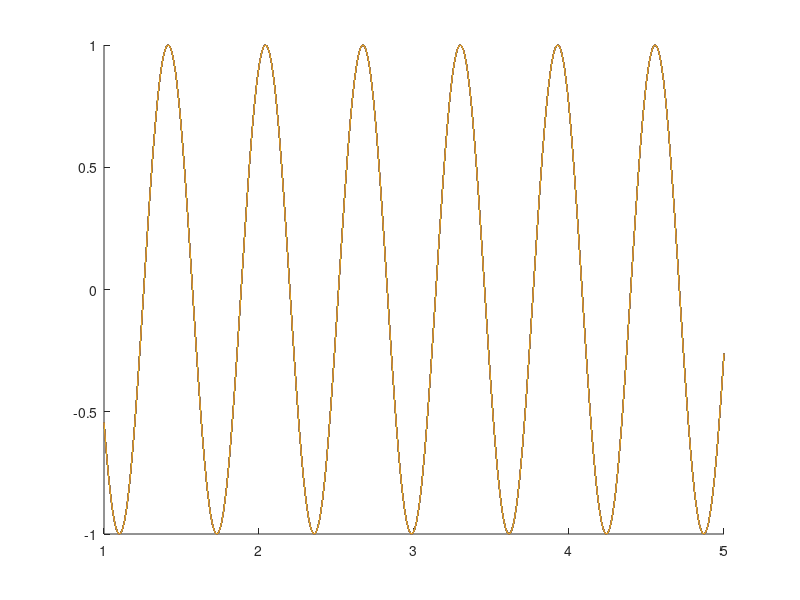

Write MATLAB code to recreate this figure.
%1
str1 = 'Тимофеев Сергей 570 100 203';
disp(['Строка:',str1])
disp('Задание 1. Количество символов в строке кроме пробелов')
k = sum(str1 ~= ' ');
srt1 = num2str(k);
disp(['Результат: ', srt1])
%2
disp('Задание 2. Переставить первое и последнее слово.')
for i = 1:length(str1)
    if str1(i) == ' '
        nul1 = i;
        break
    end
end
for i = 1:length(str1)
    if str1(i) == ' '
        nul2 = i;
    end
end
str2 = [str1(nul2+1:end) str1(nul1:nul2) str1(1:nul1-1)];
disp(['Результат: ', str2])
%3
disp('Задание 3. Заменить числа в строке числительными.')
str3 = str1;
for i = 1:length(str1)
    switch str1(i)
        case '0'
            str3 = strrep(str3, '0','ноль');
        case '1'
            str3 = strrep(str3, '1','один');
        case '2'
            str3 = strrep(str3, '2','два');
        case '3'
            str3 = strrep(str3, '3','три');
        case '4'
            str3 = strrep(str3, '4','четыре');
        case '5'
            str3 = strrep(str3, '5','пять');
        case '6'
            str3 = strrep(str3, '6','шесть');
        case '7'
            str3 = strrep(str3, '7','семь');
        case '8'
            str3 = strrep(str3, '8','восемь');
        case '9'
            str3 = strrep(str3, '9','девять');
    end
end
disp(str3);
%4
massiv = [];
index = strfind(str1,' ');
index_add = [0 index length(str1)+1];
for i = 1:length(index_add)-1
    w = str1(index_add(i)+1:index_add(i+1)-1);
    perevod = str2double(w);
    if isnumeric(perevod) == 1
        if ~isnan(perevod)
            massiv = [massiv  perevod];
        end
    end
end
disp('Задание 4. Вывести числовой массив:');
disp(massiv);
%5
f = fopen('in10.txt','wt');
fprintf(f,'Тимофеев Сергей 570 100 203\n');
fprintf(f,'1 2 3 4 100\n');
fprintf(f,'6 7 8 9 0.1 0.2 0.3 0.4 200\n');
fprintf(f,'0.5 0.6 0.7 0.8 57');
fclose(f);
%6
f = fopen('in10.txt','wt+');
a = fscanf(f,'%s',2);
fclose(f);
%7
File1NameExp='v01';
PictHigh1='200';
DirName1=['D:/' File1NameExp];
if ~exist(DirName1, 'dir')
    mkdir(DirName1);
end
cd(DirName1);
FileHtml=fopen(['00' File1NameExp ' отчет.htm'],'wt');
fprintf(FileHtml,['<HTML>\n']);
fprintf(FileHtml,['<head>\n']);
fprintf(FileHtml,['<title>Отчет по лабораторной работе \n']);
fprintf(FileHtml,['</title>\n']);
fprintf(FileHtml,['<META HTTP-EQUIV="Content-Type" CONTENT="text/html; charset=windows">\n']);
fprintf(FileHtml,['</head>\n']);
fprintf(FileHtml,['<body>\n']);
fprintf(FileHtml,['<center><H3>ОТЧЕТ<br>по лабораторной работе</h3></center>\n']);
fprintf(FileHtml,['1. ' srt1 '</br>']);
fprintf(FileHtml,['2. ' str2 '</br>']);
fprintf(FileHtml,['3. ' str3 '</br>']);
fprintf(FileHtml,['4. ' massiv '</br>']);
h1=figure('Name','Модельное изображение (исходное Image0) im3d');
hold on
x = (1:0.01:5);
for beta=-5:0.1:5
    y = sin(10*x);
    plot(x,y);
end
hold off
FileName000=[File1NameExp '_1.jpg'];
saveas(h1,FileName000);
fprintf(FileHtml,['<br><br> Графики \n']);
fprintf(FileHtml,['<a href="' FileName000 '">']);
fprintf(FileHtml,['<br><img src="'...
    FileName000 '" height="' PictHigh1 '" >' '\n']);
fprintf(FileHtml,['<a href="' FileName000 '">']);
fprintf(FileHtml,['</a>\n']);
fprintf(FileHtml,['</body>\n']);
fprintf(FileHtml,['</HTML>\n']);
fclose(FileHtml);
close all
